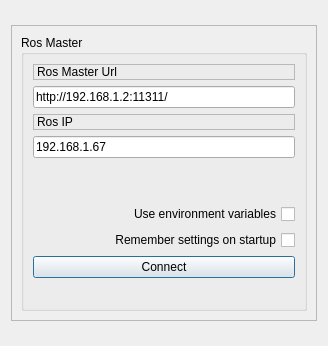
<?xml version="1.0" encoding="UTF-8"?>
<ui version="4.0">
 <class>connection</class>
 <widget class="QDialog" name="connection">
  <property name="geometry">
   <rect>
    <x>0</x>
    <y>0</y>
    <width>328</width>
    <height>346</height>
   </rect>
  </property>
  <property name="windowTitle">
   <string>QRosApp</string>
  </property>
  <property name="windowIcon">
   <iconset>
    <normaloff>:/images/icon.png</normaloff>:/images/icon.png</iconset>
  </property>
  <property name="statusTip">
   <string>Allow the user to communicate the HMI with the master machine</string>
  </property>
  <property name="locale">
   <locale language="English" country="Australia"/>
  </property>
  <layout class="QGridLayout" name="gridLayout_2">
   <item row="0" column="0">
    <widget class="QFrame" name="frame">
     <property name="sizePolicy">
      <sizepolicy hsizetype="Minimum" vsizetype="Maximum">
       <horstretch>0</horstretch>
       <verstretch>0</verstretch>
      </sizepolicy>
     </property>
     <property name="frameShape">
      <enum>QFrame::StyledPanel</enum>
     </property>
     <property name="frameShadow">
      <enum>QFrame::Raised</enum>
     </property>
     <layout class="QVBoxLayout" name="verticalLayout_3">
      <item>
       <widget class="QGroupBox" name="groupBox">
        <property name="title">
         <string>Ros Master</string>
        </property>
        <layout class="QGridLayout" name="gridLayout">
         <item row="0" column="0">
          <widget class="QLabel" name="labelRosMaster">
           <property name="frameShape">
            <enum>QFrame::StyledPanel</enum>
           </property>
           <property name="frameShadow">
            <enum>QFrame::Raised</enum>
           </property>
           <property name="text">
            <string>Ros Master Url</string>
           </property>
          </widget>
         </item>
         <item row="6" column="0">
          <widget class="QCheckBox" name="checkbox_remember_settings">
           <property name="layoutDirection">
            <enum>Qt::RightToLeft</enum>
           </property>
           <property name="text">
            <string>Remember settings on startup</string>
           </property>
          </widget>
         </item>
         <item row="2" column="0">
          <widget class="QLabel" name="labelIP">
           <property name="frameShape">
            <enum>QFrame::StyledPanel</enum>
           </property>
           <property name="frameShadow">
            <enum>QFrame::Raised</enum>
           </property>
           <property name="text">
            <string>Ros IP</string>
           </property>
          </widget>
         </item>
         <item row="1" column="0">
          <widget class="QLineEdit" name="line_edit_master">
           <property name="mouseTracking">
            <bool>true</bool>
           </property>
           <property name="text">
            <string>http://192.168.1.2:11311/</string>
           </property>
          </widget>
         </item>
         <item row="4" column="0">
          <spacer name="verticalSpacer">
           <property name="orientation">
            <enum>Qt::Vertical</enum>
           </property>
           <property name="sizeType">
            <enum>QSizePolicy::Minimum</enum>
           </property>
           <property name="sizeHint" stdset="0">
            <size>
             <width>20</width>
             <height>40</height>
            </size>
           </property>
          </spacer>
         </item>
         <item row="3" column="0">
          <widget class="QLineEdit" name="line_edit_host">
           <property name="mouseTracking">
            <bool>true</bool>
           </property>
           <property name="text">
            <string>192.168.1.67</string>
           </property>
          </widget>
         </item>
         <item row="8" column="0">
          <spacer name="horizontalSpacer">
           <property name="orientation">
            <enum>Qt::Horizontal</enum>
           </property>
           <property name="sizeHint" stdset="0">
            <size>
             <width>170</width>
             <height>21</height>
            </size>
           </property>
          </spacer>
         </item>
         <item row="5" column="0">
          <widget class="QCheckBox" name="checkbox_use_environment">
           <property name="layoutDirection">
            <enum>Qt::RightToLeft</enum>
           </property>
           <property name="text">
            <string>Use environment variables</string>
           </property>
          </widget>
         </item>
         <item row="7" column="0">
          <widget class="QPushButton" name="connectButton">
           <property name="text">
            <string>Connect</string>
           </property>
          </widget>
         </item>
        </layout>
       </widget>
      </item>
     </layout>
    </widget>
   </item>
  </layout>
  <action name="action_Quit">
   <property name="text">
    <string>&amp;Quit</string>
   </property>
   <property name="shortcut">
    <string>Ctrl+Q</string>
   </property>
   <property name="shortcutContext">
    <enum>Qt::ApplicationShortcut</enum>
   </property>
  </action>
  <action name="action_Preferences">
   <property name="text">
    <string>&amp;Preferences</string>
   </property>
  </action>
  <action name="actionAbout">
   <property name="text">
    <string>&amp;About</string>
   </property>
  </action>
  <action name="actionAbout_Qt">
   <property name="text">
    <string>About &amp;Qt</string>
   </property>
  </action>
 </widget>
 <resources/>
 <connections/>
</ui>
